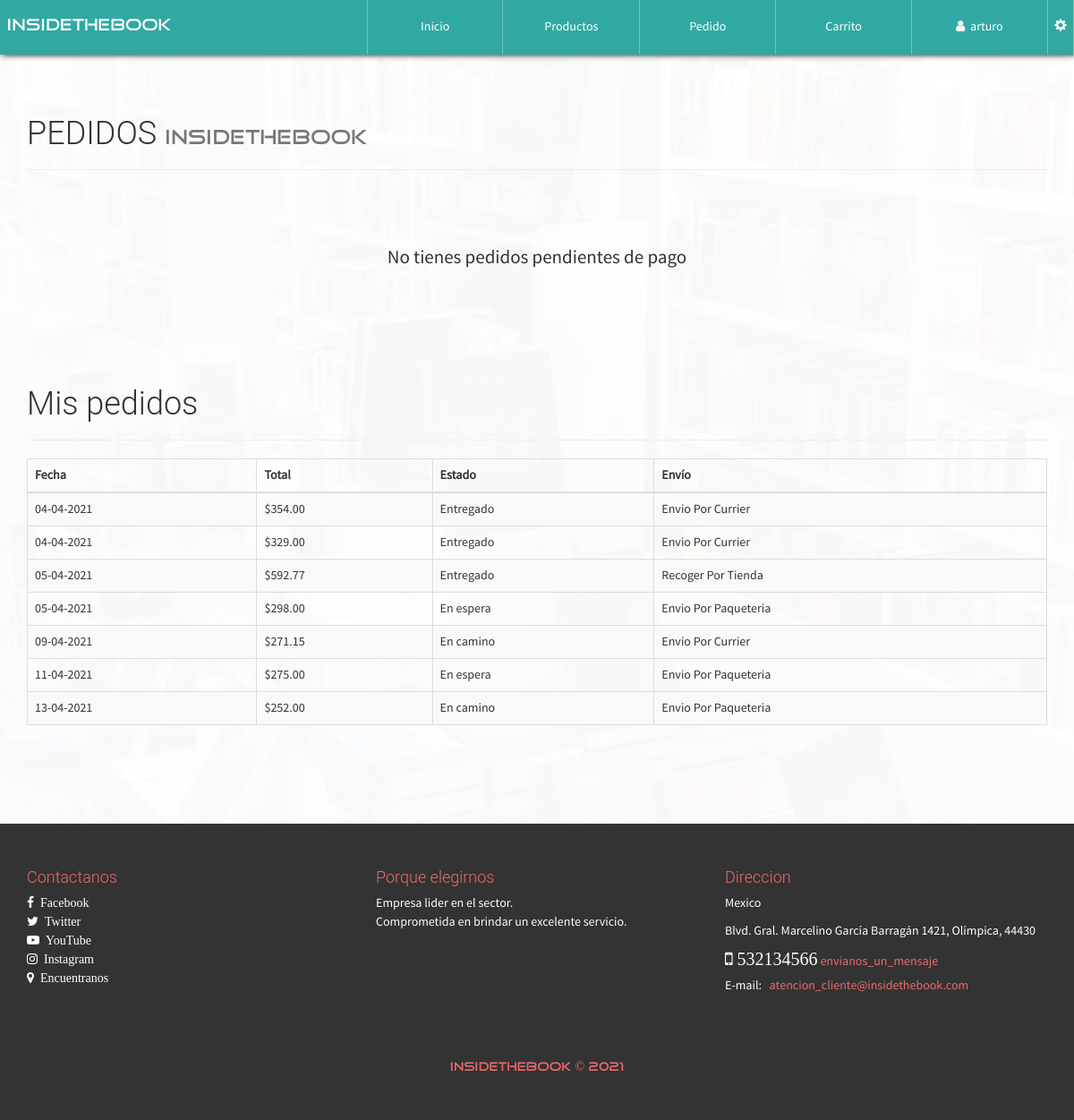
Page /pedido.php (signed in) on the committed database.
### tables this page shows
CREATE TABLE `venta` (
  `NumPedido` int(20) NOT NULL,
  `Fecha` varchar(150) NOT NULL,
  `NIT` varchar(30) NOT NULL,
  `TotalPagar` decimal(30,2) NOT NULL,
  `Estado` varchar(150) NOT NULL,
  `NumeroDeposito` varchar(50) NOT NULL,
  `TipoEnvio` varchar(37) NOT NULL,
  `Adjunto` varchar(50) NOT NULL
);

### library/consulSQL.php (called while the page is built, shortened)
<?php
class ejecutarSQL {
    public static function conectar(){
        if(!$con=  mysqli_connect(SERVER,USER,PASS,BD)){
            echo "Error en el servidor, verifique sus datos";
        }
        mysqli_set_charset($con, "utf8");
        return $con;
    }
    public static function consultar($query) {
        if (!$consul = mysqli_query(ejecutarSQL::conectar(), $query)) {
            echo 'Error en la consulta SQL ejecutada';
        }
        return $consul;
    }
}

### pedido.php (the view, shortened to what this page needs)
<!DOCTYPE html>
<html lang="es">
<head>
    <?php include './inc/link.php'; ?>
</head>
<body id="container-page-index">
    <?php include './inc/navbar.php'; ?>
    <section id="container-pedido">
        <div class="container">
            <div class="page-header">
              <h1>PEDIDOS <small class="tittles-pages-logo">InsideTheBook</small></h1>
            </div>
            <br><br><br>
            <div class="row">
              <div class="col-xs-12 col-sm-8 col-sm-offset-2">
                <?php
                  require_once "library/consulSQL.php";
                  if($_SESSION['UserType']=="Admin" || $_SESSION['UserType']=="User"){
                    if(isset($_SESSION['carro'])){
                ?>
                      <br><br><br>
                      <div class="container-fluid">
                        <div class="row">
                          <div class="col-xs-10 col-xs-offset-1">
                            <p class="text-center lead">Selecciona un metodo de pago</p>
                            <img class="img-responsive center-all-contens" src="assets/img/credit-card.png">
                            <p class="text-center">
                              <button class="btn btn-lg btn-raised btn-success btn-block" data-toggle="modal" data-target="#PagoModalTran">Transaccion Bancaria</button>
                             <button class="btn btn-lg btn-raised btn-success btn-block" data-toggle="modal" data-target="#PagoModalTran">Pago cheque</button>
                            </p>
                          </div>
                        </div>
                      </div>
                <?php
                    }else{
                      echo '<p class="text-center lead">No tienes pedidos pendientes de pago</p>';
                    }
                  }else{
                    echo '<p class="text-center lead">Inicia sesión para realizar pedidos</p>';
                  }
                ?>
              </div>
            </div>
        </div>
        <?php
            if($_SESSION['UserType']=="User"){
                $consultaC=ejecutarSQL::consultar("SELECT * FROM venta WHERE NIT='".$_SESSION['UserNIT']."'");
        ?>
            <div class="container" style="margin-top: 70px;">
              <div class="page-header">
                <h1>Mis pedidos</h1>
              </div>
            </div>
        <?php
            if(mysqli_num_rows($consultaC)>=1){
        ?>
                <div class="container">
                    <div class="row">
                        <div class="col-xs-12">
                            <table class="table table-hover table-bordered table-striped">
                                <thead>
                                    <tr>
                                        <th>Fecha</th>
                                        <th>Total</th>
                                        <th>Estado</th>
                                        <th>Envío</th>
                                    </tr>
                                </thead>
                                <tbody>
                                    <?php
                                    while($rw=mysqli_fetch_array($consultaC, MYSQLI_ASSOC)){
                                    ?>
                                        <tr>
                                            <td><?php echo $rw['Fecha']; ?></td>
                                            <td>$<?php echo $rw['TotalPagar']; ?></td>
                                            <td>
                                            <?php
                                              switch ($rw['Estado']) {
                                                case 'Enviado':
                                                  echo "En camino";
                                                  break;
                                                case 'Pendiente':
                                                  echo "En espera";
                                                  break;
                                                case 'Entregado':
                                                  echo "Entregado";
                                                  break;
                                              }
                                            ?>
                                            </td>
                                            <td><?php echo $rw['TipoEnvio']; ?></td>
                                        </tr>
                                    <?php
                                    }
                                    ?>
                                </tbody>
                            </table>
                        </div>
                    </div>
                </div>
        <?php
            }else{
              echo '<p class="text-center lead">No tienes ningun pedido realizado</p>';
            }
        }
        ?>
    </section>
    <?php include './inc/footer.php'; ?>
</body>
</html>

### inc/link.php (shortened to what this page needs)
<link rel="stylesheet" href="./css/font-awesome.min.css">
<link rel="stylesheet" href="./css/normalize.css">
<link rel="stylesheet" href="./css/bootstrap.min.css">
<link rel="stylesheet" href="./css/bootstrap-material-design.min.css">
<link rel="stylesheet" href="./css/ripples.min.css">
<link rel="stylesheet" href="./css/sweetalert.css">
<link rel="stylesheet" href="./css/media.css">
<link rel="stylesheet" href="./css/style.css">

### inc/navbar.php (shortened to what this page needs)
<nav id="navbar-auto-hidden">
        <div class="row hidden-xs">
            <div class="col-xs-4">
                <p class="text-navbar tittles-pages-logo">InsideTheBook</p>
            </div>
            <div class="col-xs-8">
              <div class="contenedor-tabla pull-right">
                <div class="contenedor-tr">
                  <a href="index.php" class="table-cell-td">Inicio</a>
                  <a href="product.php" class="table-cell-td">Productos</a>
                  <?php
                      if(!$_SESSION['nombreAdmin']==""){
                          echo '
                              <a href="carrito.php" class="table-cell-td">Carrito</a>
                              <a href="configAdmin.php" class="table-cell-td">Administración</a>
                              <a href="#!" class="table-cell-td exit-system">
                                  <i class="fa fa-user"></i>&nbsp;&nbsp;'.$_SESSION['nombreAdmin'].'
                              </a>
                           ';
                      }else if(!$_SESSION['nombreUser']==""){
                          echo '
                              <a href="pedido.php" class="table-cell-td">Pedido</a>
                              <a href="carrito.php" class="table-cell-td">Carrito</a>
                              <a href="#!" class="table-cell-td exit-system">
                              <i class="fa fa-user"></i>&nbsp;&nbsp;'.$_SESSION['nombreUser'].'
                              </a>
                              <a href="#!" class="table-cell-td userConBtn" data-code="'.$_SESSION['UserNIT'].'">
                                <i class="glyphicon glyphicon-cog"></i>
                              </a>
                           ';
                      }
                  ?>
                </div>
              </div>
            </div>
        </div>
    </nav>

### inc/footer.php (shortened to what this page needs)
<footer>
    <div class="container">
        <div class="row">
            <div class="col-sm-4">
                <h4 class="text-footer">Contactanos</h4>
                <a href="#" target="_blank">
                    <i class="fa fa-facebook" aria-hidden="true">&nbsp; Facebook </i>
                </a><br>
                <a href="#" target="_blank">
                    <i class="fa fa-twitter" aria-hidden="true">&nbsp; Twitter </i>
                </a><br>
                <a href="#" target="_blank">
                    <i class="fa fa-youtube-play" aria-hidden="true">&nbsp; YouTube </i>
                </a><br>
                <a href="#" target="_blank">
                    <i class="fa fa-instagram" aria-hidden="true">&nbsp; Instagram </i>
                </a><br>
                <a href="#" target="_blank">
                    <i class="fa fa-map-marker" aria-hidden="true">&nbsp; Encuentranos </i>
                </a>
            </div>
            <div class="col-sm-4">
                <h4 class="text-footer">Porque elegirnos</h4>
                <p>
                     Empresa lider en el sector.</br>
                     Comprometida en brindar un excelente servicio.</br>
                </p>
            </div>
            <div class="col-sm-4">
                <h4 class="text-footer" >Direccion</h4>
                <p style="color: #FFF">Mexico</p>
                <p style="color: #FFF">Blvd. Gral. Marcelino García Barragán 1421, Olímpica, 44430</p>
                <p class="fa fa-mobile" style="font-size:20px"  aria-hidden="true">  532134566</p> <a href="#" target="_blank" style="color: #ef6a6a">envianos_un_mensaje</a></br>
                E-mail: <a href="#" target="_blank" style="color: #ef6a6a"> &nbsp; atencion_cliente@insidethebook.com</a>
            </div>
        </div>
    </div>
    <br><br><br>
    <h5 class="text-center tittles-pages-logo text-footer">InsideTheBook &copy; 2021</h5>
</footer>

### css/media.css (style rules this page uses)
@media (min-width: 1200px) { .contenedor-tabla { width: 90%; } }

### css/style.css (style rules this page uses)
body { font-family: "FontFamilySPro"; line-height: 1.5; font-size: 1.4em; width: 100%; height: 100%; margin: 0px; padding: 0px; background-position: center center; background-repeat: no-repeat; background-attachment: fixed; background-size: cover; background-color: #fff; }
nav { width: 100%; position: fixed; top: 0px; background-color: #31a9a3; box-shadow: 2px 0px 7px #000; z-index: 50; }
.contenedor-tabla { display: table; width: 100%; }
.contenedor-tr { display: table-row; width: 100%; }
.contenedor-tr > a { text-decoration: none; color: #fff; }
.contenedor-tr > a:last-child { border-right: 1px solid rgba(255, 255, 255,0.3); }
.table-cell-td { display: table-cell; padding: 20px 7px; border-left: 1px solid rgba(255, 255, 255,0.3); text-align: center; width: 20%; }
.text-navbar { color: #fff; font-size: 19px; float: left; margin-left: 2%; margin-top: 15px; }
section { width: 100%; margin: 0px; padding: 90px 0px; }
footer { width: 100%; color: #fff; background-color: #333; padding: 40px 0px; }
.text-footer { color: #ef6a6a; }
footer a { color: #fff; }
.tittles-pages-logo { font-family: "FontFamilyLogo"; }
#container-page-index { background-image: url("../assets/img/font-index.JPG"); }
#store, #infoproduct, #container-pedido { background-color: rgba(255,255,255,.97); min-height: 900px; }

### rows in the picture
venta: Fecha "04-04-2021", TotalPagar "354.00", Estado "Entregado", TipoEnvio "Envio Por Currier"
venta: Fecha "04-04-2021", TotalPagar "329.00", Estado "Entregado", TipoEnvio "Envio Por Currier"
venta: Fecha "05-04-2021", TotalPagar "592.77", Estado "Entregado", TipoEnvio "Recoger Por Tienda"
venta: Fecha "05-04-2021", TotalPagar "298.00", Estado "En espera", TipoEnvio "Envio Por Paqueteria"
venta: Fecha "09-04-2021", TotalPagar "271.15", Estado "En camino", TipoEnvio "Envio Por Currier"
venta: Fecha "11-04-2021", TotalPagar "275.00", Estado "En espera", TipoEnvio "Envio Por Paqueteria"
venta: Fecha "13-04-2021", TotalPagar "252.00", Estado "En camino", TipoEnvio "Envio Por Paqueteria"

### other values in the picture
$_SESSION['nombreUser'] "arturo"
